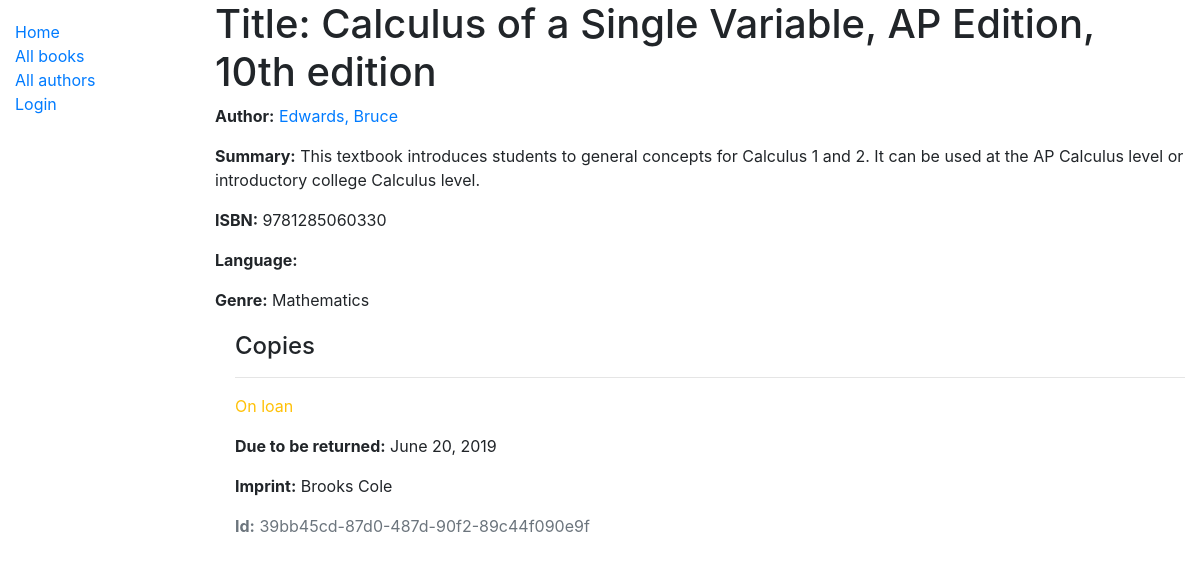
/catalog/book/1, run on the app's committed database.
### catalog/models.py (models this page shows, shortened)
class Book(models.Model):
    title = models.CharField(max_length=200)
    author = models.ForeignKey('Author', on_delete=models.SET_NULL, null=True)
    summary = models.TextField(max_length=1000, help_text='Enter a brief description of the book')
    isbn = models.CharField('ISBN', max_length=13, help_text='13 Character <a href="https://www.isbn-international.org/content/what-isbn">ISBN number</a>')
    genre = models.ManyToManyField(Genre, help_text='Select a genre for this book')
    def display_genre(self):
        """Create a string for the Genre. This is required to display genre in Admin."""
        return ', '.join(genre.name for genre in self.genre.all()[:3])
    display_genre.short_description = 'Genre'

class Author(models.Model):
    first_name = models.CharField(max_length=100)
    last_name = models.CharField(max_length=100)
    date_of_birth = models.DateField(null=True, blank=True)
    date_of_death = models.DateField('Died', null=True, blank=True)
    class Meta:
        ordering = ['last_name', 'first_name']
    def __str__(self):
        return f'{self.last_name}, {self.first_name}'

class Genre(models.Model):
    name = models.CharField(max_length=200, help_text='Enter a book genre (e.g. Science Fiction)')
    def __str__(self):
        return self.name

class BookInstance(models.Model):
    id = models.UUIDField(primary_key=True, default=uuid.uuid4, help_text='Unique ID for this particular book across whole library')
    book = models.ForeignKey('Book', on_delete=models.SET_NULL, null=True)
    imprint = models.CharField(max_length=200)
    due_back = models.DateField(null=True, blank=True)
    LOAN_STATUS = (
        ('m', 'Maintenance'),
        ('o', 'On loan'),
        ('a', 'Available'),
        ('r', 'Reserved'),
    )
    status = models.CharField(
        max_length=1,
        choices=LOAN_STATUS,
        blank=True,
        default='m',
        help_text='Book availability',
    )
    class Meta:
        ordering = ['due_back']
        permissions = (("can_mark_returned", "Set book as returned"),)
    borrower = models.ForeignKey(User, on_delete=models.SET_NULL, null=True, blank=True)

### catalog/views.py (the view)
# urls.py: path('book/<int:pk>', views.BookDetailView.as_view(), name='book-detail'),
class BookDetailView(generic.DetailView):
    model = Book

### catalog/templates/catalog/book_detail.html
{% extends "base_generic.html" %}
{% block content %}
  <h1>Title: {{ book.title }}</h1>
  <p><strong>Author:</strong> <a href="">{{ book.author }}</a></p>
  <p><strong>Summary:</strong> {{ book.summary }}</p>
  <p><strong>ISBN:</strong> {{ book.isbn }}</p>
  <p><strong>Language:</strong> {{ book.language }}</p>
  <p><strong>Genre:</strong> {% for genre in book.genre.all %} {{ genre }}{% if not forloop.last %}, {% endif %}{% endfor %}</p>
  <div style="margin-left:20px;margin-top:20px">
    <h4>Copies</h4>
    {% for copy in book.bookinstance_set.all %}
      <hr>
      <p class="{% if copy.status == 'a' %}text-success{% elif copy.status == 'm' %}text-danger{% else %}text-warning{% endif %}">{{ copy.get_status_display }}</p>
      {% if copy.status != 'a' %}
        <p><strong>Due to be returned:</strong> {{copy.due_back}}</p>
      {% endif %}
      <p><strong>Imprint:</strong> {{copy.imprint}}</p>
      <p class="text-muted"><strong>Id:</strong> {{copy.id}}</p>
    {% endfor %}
  </div>
{% endblock %}

### data on the page
Book: title "Calculus of a Single Variable, AP Edition, 10th edition", author "Edwards, Bruce", summary "This textbook introduces students to general concepts for Calculus 1 and 2. It can be used at the AP Calculus level or introductory college Calculus level.", isbn "9781285060330"
Genre: name "Mathematics"
BookInstance: status "On loan", due_back "June 20, 2019", imprint "Brooks Cole", id "39bb45cd-87d0-487d-90f2-89c44f090e9f"
